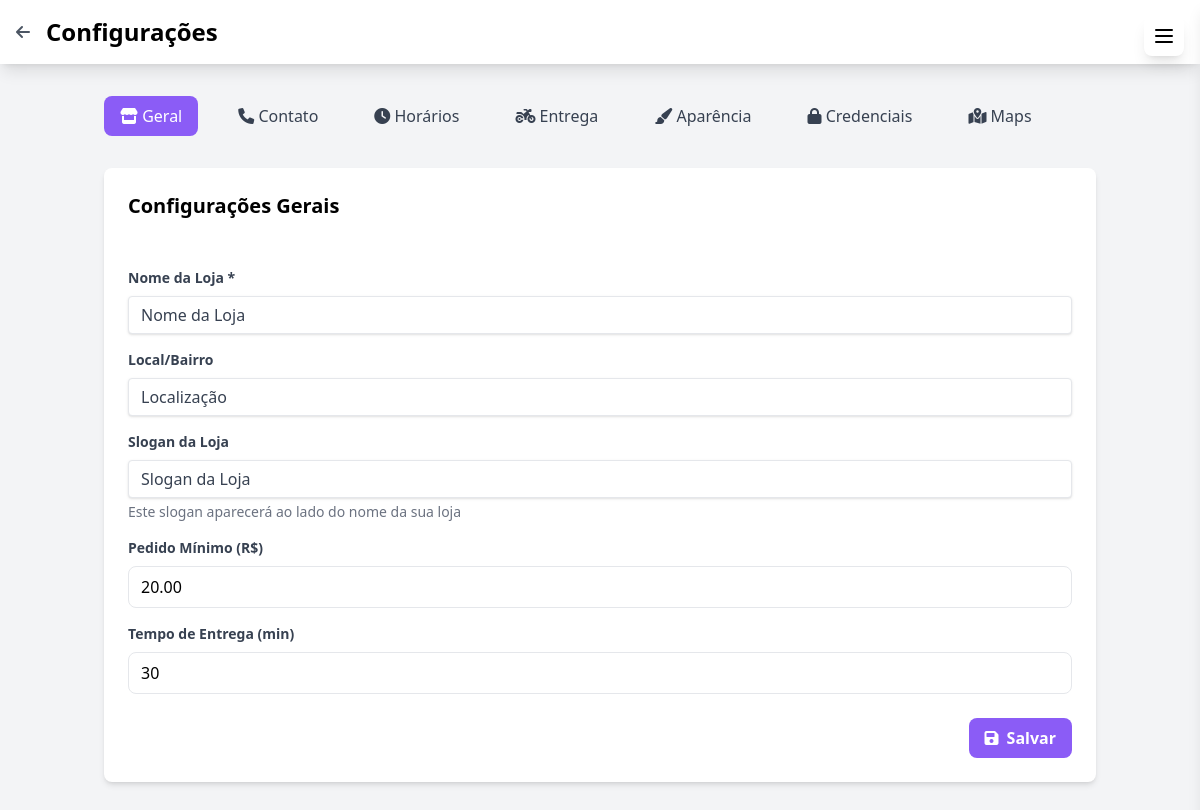
/admin/configuracoes.php (signed in), run on the app's committed database.
### tables this page shows
CREATE TABLE IF NOT EXISTS `configuracoes` (
  `id` int(11) NOT NULL AUTO_INCREMENT,
  `nome_loja` varchar(255) NOT NULL,
  `slogan` varchar(255) DEFAULT NULL,
  `local` varchar(255) DEFAULT NULL,
  `endereco_loja` text DEFAULT NULL,
  `telefone_loja` varchar(20) DEFAULT NULL,
  `email_loja` varchar(255) DEFAULT NULL,
  `instagram` varchar(255) DEFAULT NULL,
  `pedido_minimo` decimal(10,2) DEFAULT 0.00,
  `tempo_entrega` int(11) DEFAULT 30,
  `status_funcionamento` enum('horario','aberto','fechado') DEFAULT 'horario',
  `horarios_funcionamento` longtext DEFAULT NULL CHECK (json_valid(`horarios_funcionamento`)),
  `tipo_entrega` enum('bairro','distancia') DEFAULT 'bairro',
  `configuracoes_entrega` longtext DEFAULT NULL CHECK (json_valid(`configuracoes_entrega`)),
  `maps_api_key` varchar(255) DEFAULT NULL,
  `maps_latitude` decimal(10,8) DEFAULT NULL,
  `maps_longitude` decimal(11,8) DEFAULT NULL,
  `maps_endereco` text DEFAULT NULL,
  `maps_raio_entrega` decimal(10,2) DEFAULT 5.00,
  `tema_cor` varchar(20) DEFAULT 'azul',
  `cor_personalizada` varchar(7) DEFAULT NULL,
  `favicon` varchar(255) DEFAULT NULL,
  `logo` varchar(255) DEFAULT NULL,
  `banner` varchar(255) DEFAULT NULL,
  `banner_pc` varchar(255) DEFAULT NULL,
  `cor_tema` varchar(7) DEFAULT '#8B5CF6',
  `smtp_host` varchar(100) DEFAULT NULL,
  `smtp_porta` varchar(5) DEFAULT NULL,
  `smtp_usuario` varchar(100) DEFAULT NULL,
  `smtp_senha` varchar(255) DEFAULT NULL,
  `smtp_seguranca` enum('tls','ssl') DEFAULT 'tls',
  `created_at` timestamp NULL DEFAULT current_timestamp(),
  `updated_at` timestamp NULL DEFAULT current_timestamp() ON UPDATE current_timestamp(),
  PRIMARY KEY (`id`)
);

### admin/configuracoes.php (the view, shortened to what this page needs)
<?php
$database = new Database();
$db = $database->getConnection();
$campos_padrao = [
    'nome_loja' => 'Erro - Verifique o BD',
    'email_loja' => 'email@empresa.com',
    'telefone_loja' => 'Erro - Verifique o BD',
    'horario_funcionamento' => 'Erro - Verifique o BD',
    'pedido_minimo' => '0.00',
    'tempo_entrega' => '30',
    'tipo_entrega' => 'distancia',
    'maps_api_key' => 'Erro - Verifique o BD',
    'maps_endereco' => 'Digite seu endereço',
    'maps_latitude' => '0',
    'maps_longitude' => '0',
    'maps_raio_entrega' => '3',
    'instagram' => '@empresa',
    'logo' => '',
    'banner' => '',
    'banner_pc' => '',
    'slogan' => '',
    'whatsapp' => '',
    'semana_inicio' => '',
    'semana_fim' => '',
    'sabado_inicio' => '',
    'sabado_fim' => '',
    'domingo_inicio' => '',
    'domingo_fim' => '',
    'status_loja' => 'horario',
    'segunda_inicio' => '',
    'segunda_fim' => '',
    'terca_inicio' => '',
    'terca_fim' => '',
    'quarta_inicio' => '',
    'quarta_fim' => '',
    'quinta_inicio' => '',
    'quinta_fim' => '',
    'sexta_inicio' => '',
    'sexta_fim' => '',
    'favicon' => '',
    'local' => 'Digite seu bairro',
    'cor_tema' => '#8B5CF6',
];
$stmt = $db->query("SELECT * FROM configuracoes ORDER BY id DESC LIMIT 1");
$config = $stmt->fetch(PDO::FETCH_ASSOC);
$config = $config ? array_merge($campos_padrao, $config) : $campos_padrao;
foreach ($config as $key => $value) {
    if (empty($value) && !in_array($key, ['pedido_minimo', 'tempo_entrega', 'maps_latitude', 'maps_longitude', 'logo', 'banner', 'banner_pc', 'instagram', 'favicon', 'maps_endereco'])) {
        $config[$key] = 'Erro - Verifique o BD';
    }
}
?>
<!DOCTYPE html>
<html lang="pt-BR">
<head>
    <script src="https://cdn.tailwindcss.com"></script>
    <link rel="stylesheet" href="https://cdnjs.cloudflare.com/ajax/libs/font-awesome/6.0.0/css/all.min.css">
    <link rel="stylesheet" href="https://cdn.jsdelivr.net/npm/@sweetalert2/theme-material-ui/material-ui.css">
</head>
<body class="bg-gray-100">
    <nav class="bg-white shadow-lg">
        <div class="max-w-7xl mx-auto px-4">
            <div class="flex justify-between h-16">
                <div class="flex items-center">
                    <a href="dashboard.php" class="text-gray-600 hover:text-gray-900 mr-4">
                        <i class="fas fa-arrow-left"></i>
                    </a>
                    <span class="text-2xl font-semibold">Configurações</span>
                </div>
            </div>
        </div>
    </nav>
    <div class="container mx-auto px-4 py-8">
        <?php include 'includes/menu.php'; ?>
        <div class="menu-container mb-8 -mx-4 px-4 md:mx-0 md:px-0">
            <nav class="menu-wrapper flex space-x-4 md:space-x-6">
                <button type="button" onclick="mostrarSecao('geral')"
                        class="px-4 py-2 rounded-lg text-gray-700 hover:bg-gray-100 focus:outline-none secao-btn active">
                    <i class="fas fa-store"></i>
                    <span>Geral</span>
                </button>
                <button type="button" onclick="mostrarSecao('contato')"
                        class="px-4 py-2 rounded-lg text-gray-700 hover:bg-gray-100 focus:outline-none secao-btn">
                    <i class="fas fa-phone"></i>
                    <span>Contato</span>
                </button>
                <button type="button" onclick="mostrarSecao('horarios')"
                        class="px-4 py-2 rounded-lg text-gray-700 hover:bg-gray-100 focus:outline-none secao-btn">
                    <i class="fas fa-clock"></i>
                    <span>Horários</span>
                </button>
                <button type="button" onclick="mostrarSecao('entrega')"
                        class="px-4 py-2 rounded-lg text-gray-700 hover:bg-gray-100 focus:outline-none secao-btn">
                    <i class="fas fa-motorcycle"></i>
                    <span>Entrega</span>
                </button>
                <button type="button" onclick="mostrarSecao('aparencia')"
                        class="px-4 py-2 rounded-lg text-gray-700 hover:bg-gray-100 focus:outline-none secao-btn">
                    <i class="fas fa-paint-brush"></i>
                    <span>Aparência</span>
                </button>
                <button type="button" onclick="mostrarSecao('credenciais')"
                        class="px-4 py-2 rounded-lg text-gray-700 hover:bg-gray-100 focus:outline-none secao-btn">
                    <i class="fas fa-lock"></i>
                    <span>Credenciais</span>
                </button>
                <button type="button" onclick="mostrarSecao('maps')"
                        class="px-4 py-2 rounded-lg text-gray-700 hover:bg-gray-100 focus:outline-none secao-btn">
                    <i class="fas fa-map-marked-alt"></i>
                    <span>Maps</span>
                </button>
            </nav>
        </div>
        <div class="bg-white rounded-lg shadow-md p-6">
            <div id="secao-geral" class="secao">
                <h2 class="text-xl font-semibold mb-4">Configurações Gerais</h2>
                <div class="space-y-4">
                    <div class="pt-8">
                        <label class="block text-gray-700 text-sm font-bold mb-2">
                            Nome da Loja *
                        </label>
                        <input type="text" id="nome_loja" name="nome_loja"
                               value="<?php echo htmlspecialchars($config['nome_loja'] ?? ''); ?>"
                               class="shadow appearance-none border rounded w-full py-2 px-3 text-gray-700 leading-tight focus:outline-none focus:shadow-outline">
                    </div>
                    <div>
                        <label class="block text-gray-700 text-sm font-bold mb-2" for="local">
                            Local/Bairro
                        </label>
                        <input type="text" id="local" name="local"
                            placeholder="Ex: Jardim América"
                            value="<?php echo htmlspecialchars($config['local']); ?>"
                            class="shadow appearance-none border rounded w-full py-2 px-3 text-gray-700 leading-tight focus:outline-none focus:shadow-outline">
                    </div>
                    <div class="mb-4">
                        <label class="block text-gray-700 text-sm font-bold mb-2" for="slogan">
                            Slogan da Loja
                        </label>
                        <input type="text" id="slogan" name="slogan"
                               value="<?php echo htmlspecialchars($config['slogan'] ?? 'O melhor delivery da região!'); ?>"
                               class="shadow appearance-none border rounded w-full py-2 px-3 text-gray-700 leading-tight focus:outline-none focus:shadow-outline"
                               placeholder="Ex: O melhor delivery da região!">
                        <p class="mt-1 text-sm text-gray-500">Este slogan aparecerá ao lado do nome da sua loja</p>
                    </div>
                    <div>
                        <label class="block text-gray-700 text-sm font-bold mb-2">
                            Pedido Mínimo (R$)
                        </label>
                        <input type="number" step="0.01" id="pedido_minimo" value="<?php echo htmlspecialchars($config['pedido_minimo']); ?>"
                               class="w-full px-3 py-2 border rounded-lg focus:outline-none focus:ring-2 focus:ring-purple-500">
                    </div>
                    <div>
                        <label class="block text-gray-700 text-sm font-bold mb-2">
                            Tempo de Entrega (min)
                        </label>
                        <input type="number" id="tempo_entrega" value="<?php echo htmlspecialchars($config['tempo_entrega']); ?>"
                               class="w-full px-3 py-2 border rounded-lg focus:outline-none focus:ring-2 focus:ring-purple-500">
                    </div>
                </div>
                <div class="mt-6 flex justify-end">
                    <button onclick="salvarConfiguracoes('geral')"
                            class="bg-purple-600 hover:bg-purple-700 text-white font-bold py-2 px-4 rounded-lg flex items-center">
                        <i class="fas fa-save mr-2"></i>
                        Salvar
                    </button>
                </div>
            </div>
        </div>
    </div>
</body>
</html>

### data on the page
configuracoes: nome_loja "Nome da Loja", local "Localização", slogan "Slogan da Loja", pedido_minimo "20.00", tempo_entrega "30"
